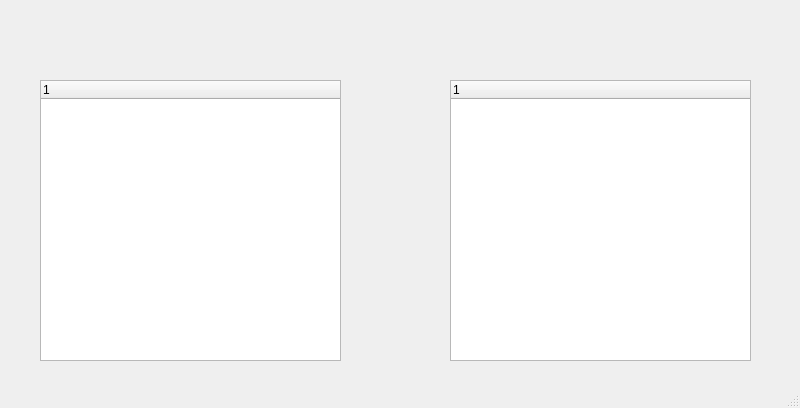
<?xml version="1.0" encoding="UTF-8"?>
<ui version="4.0">
 <class>MainWindow</class>
 <widget class="QMainWindow" name="MainWindow">
  <property name="geometry">
   <rect>
    <x>0</x>
    <y>0</y>
    <width>800</width>
    <height>408</height>
   </rect>
  </property>
  <property name="windowTitle">
   <string>Tree Widget Example</string>
  </property>
  <widget class="QWidget" name="centralwidget">
   <widget class="QTreeWidget" name="treeWidget">
    <property name="geometry">
     <rect>
      <x>40</x>
      <y>80</y>
      <width>301</width>
      <height>281</height>
     </rect>
    </property>
    <column>
     <property name="text">
      <string notr="true">1</string>
     </property>
    </column>
   </widget>
   <widget class="QTreeWidget" name="treeWidget_2">
    <property name="geometry">
     <rect>
      <x>450</x>
      <y>80</y>
      <width>301</width>
      <height>281</height>
     </rect>
    </property>
    <column>
     <property name="text">
      <string notr="true">1</string>
     </property>
    </column>
   </widget>
  </widget>
  <widget class="QStatusBar" name="statusbar"/>
 </widget>
 <resources/>
 <connections/>
</ui>
